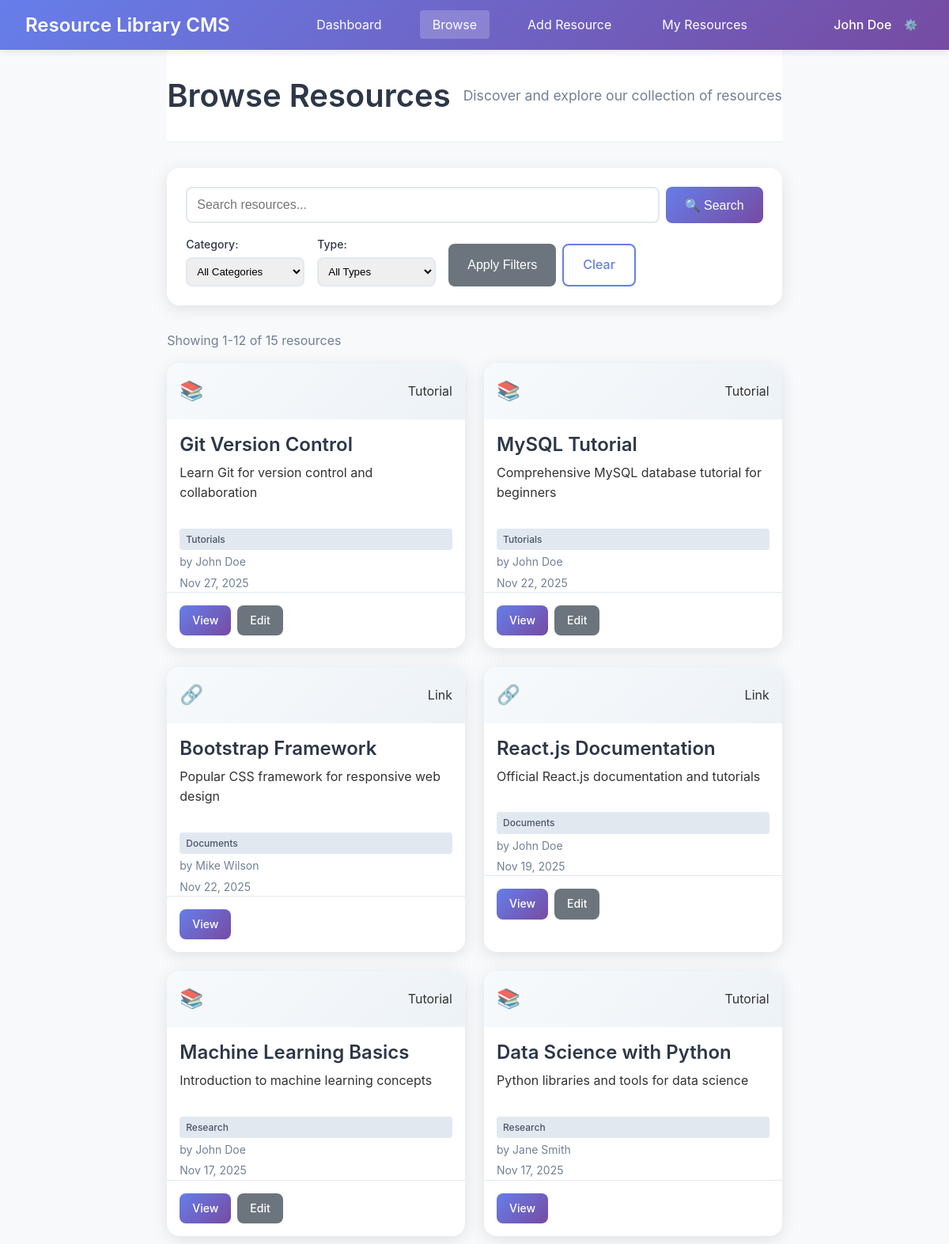
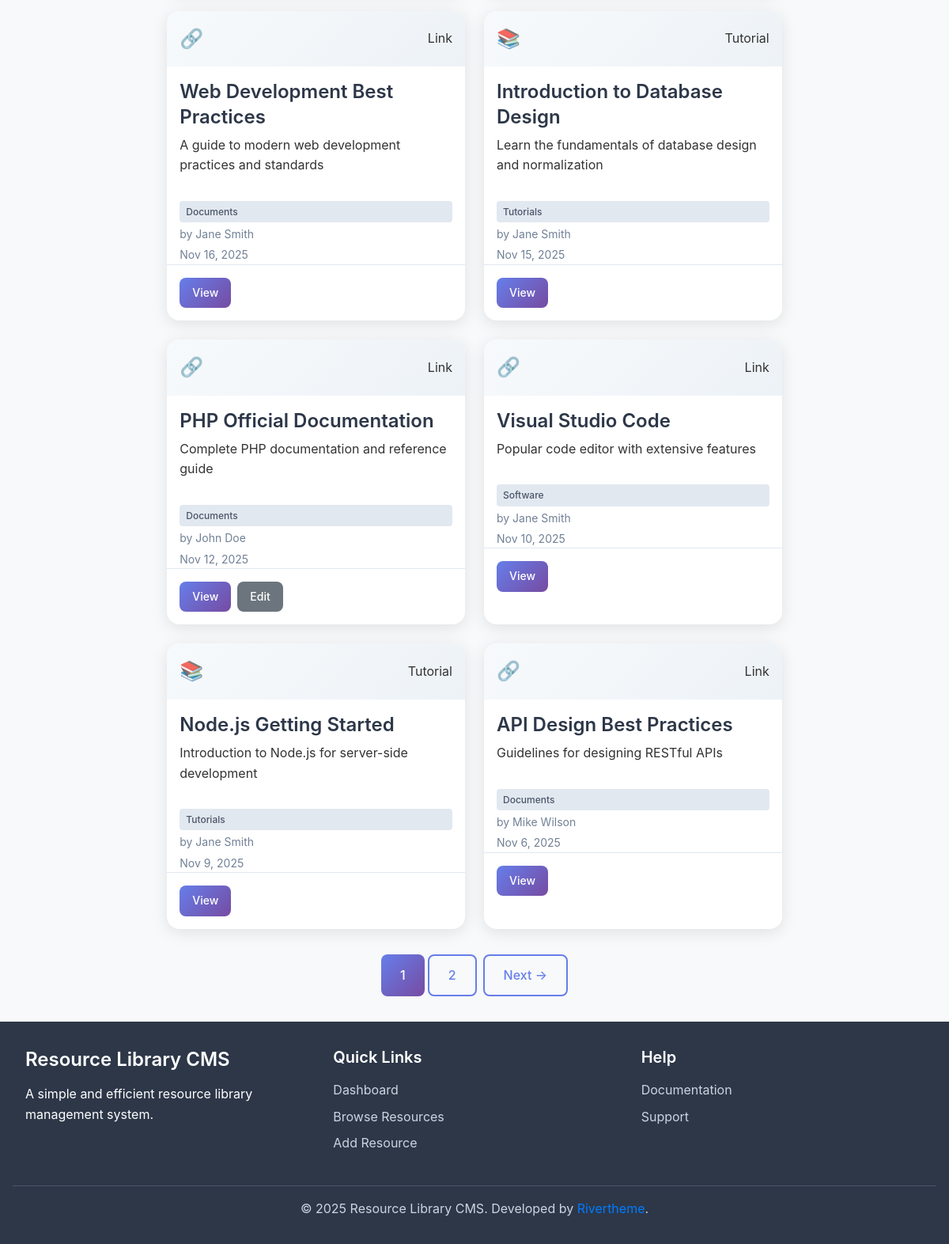
The app's page /pages/browse.php (signed in) with its own data (2 pictures, top to bottom).
### tables this page shows
CREATE TABLE users (
    id INT AUTO_INCREMENT PRIMARY KEY,
    username VARCHAR(50) UNIQUE NOT NULL,
    email VARCHAR(100) UNIQUE NOT NULL,
    password_hash VARCHAR(255) NOT NULL,
    first_name VARCHAR(50) NOT NULL,
    last_name VARCHAR(50) NOT NULL,
    created_at TIMESTAMP DEFAULT CURRENT_TIMESTAMP,
    updated_at TIMESTAMP DEFAULT CURRENT_TIMESTAMP ON UPDATE CURRENT_TIMESTAMP,
    is_active BOOLEAN DEFAULT TRUE
);

CREATE TABLE resources (
    id INT AUTO_INCREMENT PRIMARY KEY,
    title VARCHAR(200) NOT NULL,
    description TEXT,
    resource_type ENUM('document', 'link', 'video', 'tutorial', 'other') NOT NULL,
    file_path VARCHAR(500),  
    external_url VARCHAR(500),  
    file_size INT,  
    mime_type VARCHAR(100),  
    category_id INT,
    user_id INT NOT NULL,
    created_at TIMESTAMP DEFAULT CURRENT_TIMESTAMP,
    updated_at TIMESTAMP DEFAULT CURRENT_TIMESTAMP ON UPDATE CURRENT_TIMESTAMP,
    is_active BOOLEAN DEFAULT TRUE,
    FOREIGN KEY (category_id) REFERENCES categories(id) ON DELETE SET NULL,
    FOREIGN KEY (user_id) REFERENCES users(id) ON DELETE CASCADE
);

CREATE TABLE categories (
    id INT AUTO_INCREMENT PRIMARY KEY,
    name VARCHAR(100) UNIQUE NOT NULL,
    description TEXT,
    created_at TIMESTAMP DEFAULT CURRENT_TIMESTAMP,
    updated_at TIMESTAMP DEFAULT CURRENT_TIMESTAMP ON UPDATE CURRENT_TIMESTAMP
);

### includes/init.php (called while the page is built, shortened)
<?php
require_once __DIR__ . '/../config/database.php';
require_once __DIR__ . '/Database.php';
require_once __DIR__ . '/functions.php';
try {
    $db = new Database();
} catch (Exception $e) {
    die("Database connection failed: " . $e->getMessage());
}
?>

### includes/functions.php (called while the page is built, shortened)
<?php
function sanitize_input($data) {
    $data = trim($data);
    $data = stripslashes($data);
    $data = htmlspecialchars($data);
    return $data;
}
function is_logged_in() {
    return isset($_SESSION['user_id']) && !empty($_SESSION['user_id']);
}
function get_current_user_id() {
    return isset($_SESSION['user_id']) ? $_SESSION['user_id'] : null;
}
function get_current_user_data($db) {
    $sql = "SELECT id, username, email, first_name, last_name FROM users WHERE id = ? AND is_active = 1";
    return $db->fetch($sql, [get_current_user_id()]);
}
function format_date($date, $format = 'Y-m-d H:i:s') {
    return date($format, strtotime($date));
}
function truncate_text($text, $length = 100, $suffix = '...') {
    if (strlen($text) <= $length) {
        return $text;
    }
    return substr($text, 0, $length) . $suffix;
}
function get_resource_type_icon($type) {
    $icons = [
        'document' => '📄',
        'link' => '🔗',
        'video' => '🎥',
        'tutorial' => '📚',
        'other' => '📁'
    ];
    return isset($icons[$type]) ? $icons[$type] : $icons['other'];
}
?>

### includes/Database.php (called while the page is built, shortened)
<?php
class Database {
    private $host;
    private $db_name;
    private $username;
    private $password;
    private $charset;
    private $pdo;
    public function __construct() {
        $this->host = DB_HOST;
        $this->db_name = DB_NAME;
        $this->username = DB_USER;
        $this->password = DB_PASS;
        $this->charset = DB_CHARSET;
    }
    public function connect() {
        if ($this->pdo === null) {
            try {
                $dsn = "mysql:host={$this->host};dbname={$this->db_name};charset={$this->charset}";
                $options = [
                    PDO::ATTR_ERRMODE => PDO::ERRMODE_EXCEPTION,
                    PDO::ATTR_DEFAULT_FETCH_MODE => PDO::FETCH_ASSOC,
                    PDO::ATTR_EMULATE_PREPARES => false,
                ];
                $this->pdo = new PDO($dsn, $this->username, $this->password, $options);
            } catch (PDOException $e) {
                throw new Exception("Database connection failed: " . $e->getMessage());
            }
        }
        return $this->pdo;
    }
    public function query($sql, $params = []) {
        try {
            $pdo = $this->connect();
            $stmt = $pdo->prepare($sql);
            $stmt->execute($params);
            return $stmt;
        } catch (PDOException $e) {
            throw new Exception("Query execution failed: " . $e->getMessage());
        }
    }
    public function fetch($sql, $params = []) {
        $stmt = $this->query($sql, $params);
        return $stmt->fetch();
    }
    public function fetchAll($sql, $params = []) {
        $stmt = $this->query($sql, $params);
        return $stmt->fetchAll();
    }
}
?>

### pages/browse.php (the view, shortened to what this page needs)
<?php
require_once '../includes/init.php';
$search = sanitize_input($_GET['search'] ?? '');
$page = max(1, (int)($_GET['page'] ?? 1));
$per_page = 12;
$offset = ($page - 1) * $per_page;
$where_conditions = ["r.is_active = 1"];
$params = [];
$where_clause = implode(' AND ', $where_conditions);
try {
    $count_sql = "
        SELECT COUNT(*) as total
        FROM resources r
        LEFT JOIN categories c ON r.category_id = c.id
        LEFT JOIN users u ON r.user_id = u.id
        WHERE $where_clause
    ";
    $total_resources = $db->fetch($count_sql, $params)['total'];
    $total_pages = ceil($total_resources / $per_page);
} catch (Exception $e) {
    $total_resources = 0;
    $total_pages = 1;
}
try {
    $sql = "
        SELECT r.*, c.name as category_name, u.username, u.first_name, u.last_name
        FROM resources r
        LEFT JOIN categories c ON r.category_id = c.id
        LEFT JOIN users u ON r.user_id = u.id
        WHERE $where_clause
        ORDER BY r.created_at DESC
        LIMIT $per_page OFFSET $offset
    ";
    $resources = $db->fetchAll($sql, $params);
} catch (Exception $e) {
    $resources = [];
}
$query_params = [];
$query_string = http_build_query($query_params);
?>
<!DOCTYPE html>
<html lang="en">
<head>
    <link rel="stylesheet" href="../assets/css/style.css">
</head>
<body>
    <?php include '../includes/header.php'; ?>
    <div class="container">
        <div class="page-header">
            <h1>Browse Resources</h1>
            <p>Discover and explore our collection of resources</p>
        </div>
        <div class="search-filters">
            <form method="GET" action="" class="filter-form">
                <div class="search-row">
                    <div class="search-input">
                        <input type="text" name="search" placeholder="Search resources..."
                               value="<?php echo htmlspecialchars($search); ?>">
                        <button type="submit" class="btn btn-primary">🔍 Search</button>
                    </div>
                </div>
                <div class="filter-row">
                    <div class="filter-group">
                        <label for="category">Category:</label>
                        <select name="category" id="category">
                            <option value="">All Categories</option>
                        </select>
                    </div>
                    <div class="filter-group">
                        <label for="type">Type:</label>
                        <select name="type" id="type">
                            <option value="">All Types</option>
                        </select>
                    </div>
                    <div class="filter-actions">
                        <button type="submit" class="btn btn-secondary">Apply Filters</button>
                        <a href="browse.php" class="btn btn-outline">Clear</a>
                    </div>
                </div>
            </form>
        </div>
        <div class="results-summary">
            <p>
                <?php if ($total_resources > 0): ?>
                    Showing <?php echo (($page - 1) * $per_page) + 1; ?>-<?php echo min($page * $per_page, $total_resources); ?>
                    of <?php echo $total_resources; ?> resources
                <?php endif; ?>
            </p>
        </div>
        <?php if (!empty($resources)): ?>
            <div class="resources-grid">
                <?php foreach ($resources as $resource): ?>
                    <div class="resource-card">
                        <div class="resource-card-header">
                            <div class="resource-icon">
                                <?php echo get_resource_type_icon($resource['resource_type']); ?>
                            </div>
                            <div class="resource-type">
                                <?php echo ucfirst($resource['resource_type']); ?>
                            </div>
                        </div>
                        <div class="resource-card-content">
                            <h3><a href="view_resource.php?id=<?php echo $resource['id']; ?>"><?php echo htmlspecialchars($resource['title']); ?></a></h3>
                            <p><?php echo truncate_text(htmlspecialchars($resource['description']), 120); ?></p>
                        </div>
                        <div class="resource-card-meta">
                            <?php if ($resource['category_name']): ?>
                                <span class="category"><?php echo htmlspecialchars($resource['category_name']); ?></span>
                            <?php endif; ?>
                            <span class="author">by <?php echo htmlspecialchars($resource['first_name'] . ' ' . $resource['last_name']); ?></span>
                            <span class="date"><?php echo format_date($resource['created_at'], 'M j, Y'); ?></span>
                        </div>
                        <div class="resource-card-actions">
                            <a href="view_resource.php?id=<?php echo $resource['id']; ?>" class="btn btn-primary btn-small">View</a>
                            <?php if ($resource['user_id'] == get_current_user_id()): ?>
                                <a href="edit_resource.php?id=<?php echo $resource['id']; ?>" class="btn btn-secondary btn-small">Edit</a>
                            <?php endif; ?>
                        </div>
                    </div>
                <?php endforeach; ?>
            </div>
            <?php if ($total_pages > 1): ?>
                <div class="pagination">
                    <div class="page-numbers">
                        <?php
                        $start_page = max(1, $page - 2);
                        $end_page = min($total_pages, $page + 2);
                        for ($i = $start_page; $i <= $end_page; $i++):
                        ?>
                            <a href="?<?php echo $query_string; ?>&page=<?php echo $i; ?>"
                               class="btn <?php echo $i == $page ? 'btn-primary' : 'btn-outline'; ?>">
                                <?php echo $i; ?>
                            </a>
                        <?php endfor; ?>
                    </div>
                    <?php if ($page < $total_pages): ?>
                        <a href="?<?php echo $query_string; ?>&page=<?php echo $page + 1; ?>" class="btn btn-outline">Next →</a>
                    <?php endif; ?>
                </div>
            <?php endif; ?>
        <?php endif; ?>
    </div>
    <?php include '../includes/footer.php'; ?>
</body>
</html>

### includes/header.php (shortened to what this page needs)
<?php
$current_user = get_current_user_data($db);
?>
<header class="main-header">
    <div class="container">
        <div class="header-content">
            <div class="logo">
                <a href="dashboard.php">
                    <h1><?php echo SITE_NAME; ?></h1>
                </a>
            </div>
            <nav class="main-nav">
                <ul>
                    <li><a href="dashboard.php" class="<?php echo basename($_SERVER['PHP_SELF']) == 'dashboard.php' ? 'active' : ''; ?>">Dashboard</a></li>
                    <li><a href="browse.php" class="<?php echo basename($_SERVER['PHP_SELF']) == 'browse.php' ? 'active' : ''; ?>">Browse</a></li>
                    <li><a href="add_resource.php" class="<?php echo basename($_SERVER['PHP_SELF']) == 'add_resource.php' ? 'active' : ''; ?>">Add Resource</a></li>
                    <li><a href="my_resources.php" class="<?php echo basename($_SERVER['PHP_SELF']) == 'my_resources.php' ? 'active' : ''; ?>">My Resources</a></li>
                </ul>
            </nav>
            <div class="user-menu">
                <div class="user-info">
                    <span class="user-name"><?php echo htmlspecialchars($current_user['first_name'] . ' ' . $current_user['last_name']); ?></span>
                    <div class="user-dropdown">
                        <button class="dropdown-toggle">⚙️</button>
                    </div>
                </div>
            </div>
        </div>
    </div>
</header>

### includes/footer.php (shortened to what this page needs)
<footer class="main-footer">
    <div class="container">
        <div class="footer-content">
            <div class="footer-section">
                <h3><?php echo SITE_NAME; ?></h3>
                <p>A simple and efficient resource library management system.</p>
            </div>
            <div class="footer-section">
                <h4>Quick Links</h4>
                <ul>
                    <li><a href="dashboard.php">Dashboard</a></li>
                    <li><a href="browse.php">Browse Resources</a></li>
                    <li><a href="add_resource.php">Add Resource</a></li>
                </ul>
            </div>
            <div class="footer-section">
                <h4>Help</h4>
                <ul>
                    <li><a href="#" onclick="alert('Help documentation coming soon!')">Documentation</a></li>
                    <li><a href="#" onclick="alert('Support contact: admin@example.com')">Support</a></li>
                </ul>
            </div>
        </div>
        <div class="footer-bottom">
            <p>&copy; <?php echo date('Y'); ?> <?php echo SITE_NAME; ?>. Developed by <a href="https://rivertheme.com" target="_blank" rel="noopener noreferrer">Rivertheme</a>.</p>
        </div>
    </div>
</footer>

### records on screen
users: first_name+last_name "John Doe"
resources: resource_type "📚", resource_type "Tutorial", title "Git Version Control", description "Learn Git for version control and collaboration", category.name "Tutorials", user.last_name "John Doe", created_at "Nov 27, 2025"
resources: resource_type "📚", resource_type "Tutorial", title "MySQL Tutorial", description "Comprehensive MySQL database tutorial for beginners", category.name "Tutorials", user.last_name "John Doe", created_at "Nov 22, 2025"
resources: resource_type "🔗", resource_type "Link", title "Bootstrap Framework", description "Popular CSS framework for responsive web design", category.name "Documents", user.last_name "Mike Wilson", created_at "Nov 22, 2025"
resources: resource_type "🔗", resource_type "Link", title "React.js Documentation", description "Official React.js documentation and tutorials", category.name "Documents", user.last_name "John Doe", created_at "Nov 19, 2025"
resources: resource_type "📚", resource_type "Tutorial", title "Machine Learning Basics", description "Introduction to machine learning concepts", category.name "Research", user.last_name "John Doe", created_at "Nov 17, 2025"
resources: resource_type "📚", resource_type "Tutorial", title "Data Science with Python", description "Python libraries and tools for data science", category.name "Research", user.last_name "Jane Smith", created_at "Nov 17, 2025"
resources: resource_type "🔗", resource_type "Link", title "Web Development Best Practices", description "A guide to modern web development practices and standards", category.name "Documents", user.last_name "Jane Smith", created_at "Nov 16, 2025"
resources: resource_type "📚", resource_type "Tutorial", title "Introduction to Database Design", description "Learn the fundamentals of database design and normalization", category.name "Tutorials", user.last_name "Jane Smith", created_at "Nov 15, 2025"
resources: resource_type "🔗", resource_type "Link", title "PHP Official Documentation", description "Complete PHP documentation and reference guide", category.name "Documents", user.last_name "John Doe", created_at "Nov 12, 2025"
resources: resource_type "🔗", resource_type "Link", title "Visual Studio Code", description "Popular code editor with extensive features", category.name "Software", user.last_name "Jane Smith", created_at "Nov 10, 2025"
resources: resource_type "📚", resource_type "Tutorial", title "Node.js Getting Started", description "Introduction to Node.js for server-side development", category.name "Tutorials", user.last_name "Jane Smith", created_at "Nov 9, 2025"
resources: resource_type "🔗", resource_type "Link", title "API Design Best Practices", description "Guidelines for designing RESTful APIs", category.name "Documents", user.last_name "Mike Wilson", created_at "Nov 6, 2025"

### other values on screen
SITE_NAME "Resource Library CMS"
min($page * $per_page, $total_resources) "12"
$total_resources "15"
